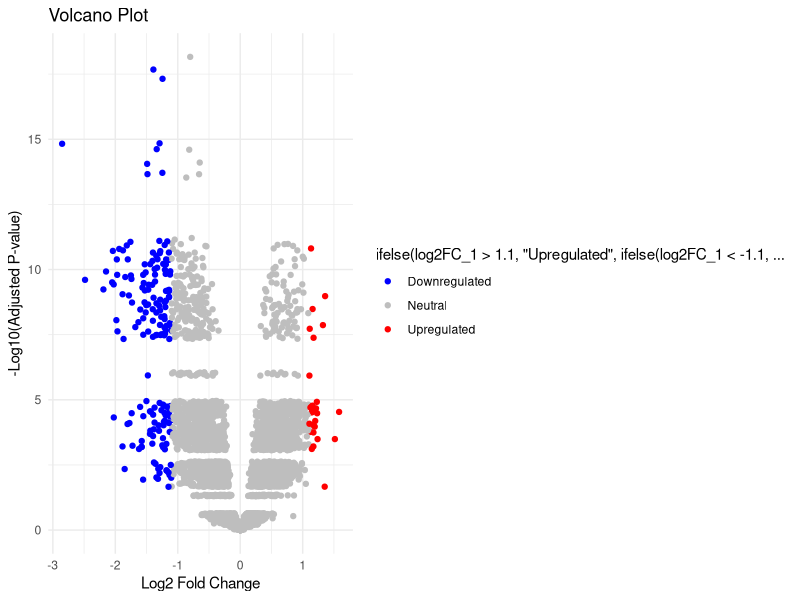
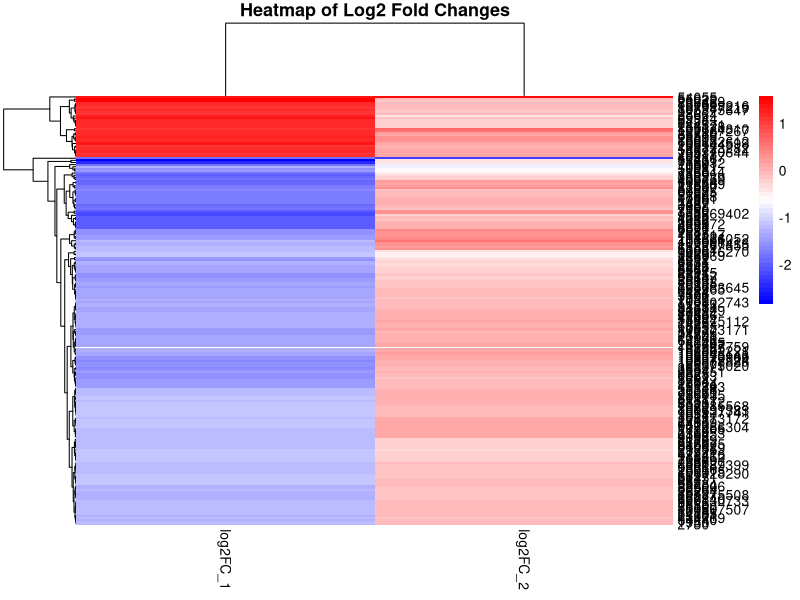
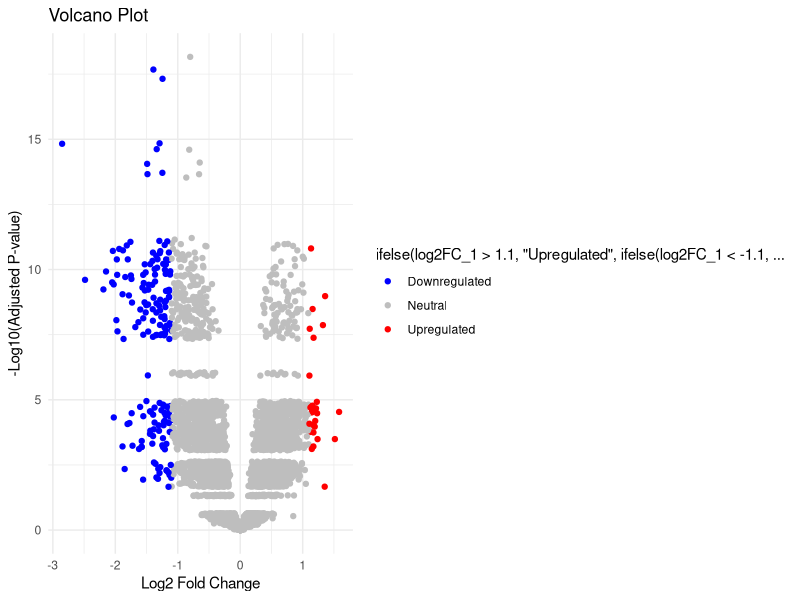
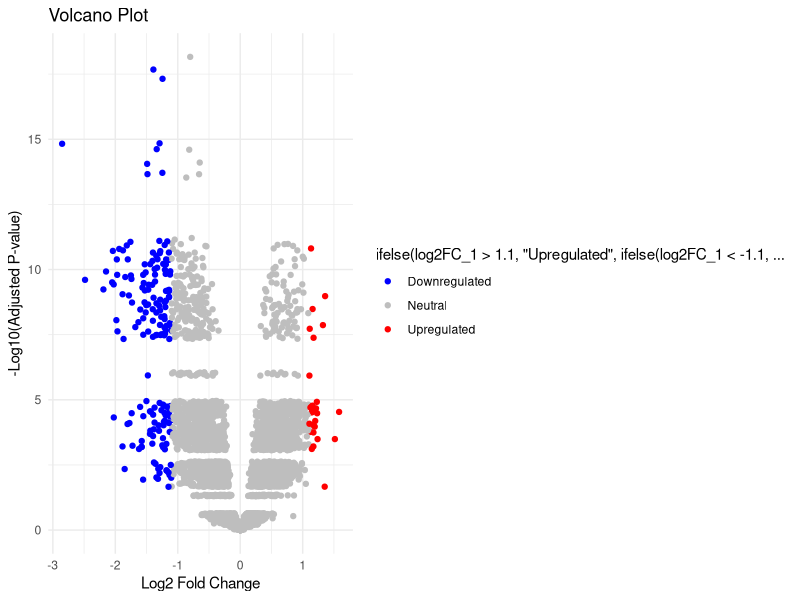

The R script that drew these images, in order:
install.packages("dplyr")   # For data manipulation
install.packages("ggplot2")  # For visualization
install.packages("pheatmap") # For heatmap visualization
install.packages("openxlsx") # For saving to Excel
# Load required libraries
library(dplyr)
library(ggplot2)
library(pheatmap)  # For heatmap visualization
library(openxlsx)   # For saving to Excel
# Set your working directory to the folder where your files are located
setwd("D:\\Advanced")  # Replace with your folder path
getwd()
# Load the data
table1 <- read.table("GSE172114.top.table.tsv", sep = "\t", header = TRUE)
table2 <- read.table("GSE137143.top.table.tsv", sep = "\t", header = TRUE)
# Standardize column names for merging
table1 <- table1 %>% rename(Gene = GeneID, log2FC_1 = log2FoldChange, p_value_1 = pvalue, padj_1 = padj)
table2 <- table2 %>% rename(Gene = GeneID, log2FC_2 = log2FoldChange, p_value_2 = pvalue, padj_2 = padj)
# Merge the two tables by Gene
merged_table <- merge(table1, table2, by = "Gene")
# Filter based on log2 fold change and create additional columns for up/down regulation
upregulated_genes <- merged_table %>%
  filter(log2FC_1 > 1.1) %>%
  mutate(Regulation = "Upregulated")
downregulated_genes <- merged_table %>%
  filter(log2FC_1 < -1.1) %>%
  mutate(Regulation = "Downregulated")
# Combine upregulated and downregulated genes into one dataframe
filtered_genes <- bind_rows(upregulated_genes, downregulated_genes)
# Save the filtered results to files
write.csv(upregulated_genes, "upregulated_genes3.csv", row.names = FALSE)
write.csv(downregulated_genes, "downregulated_genes3.csv", row.names = FALSE)
write.csv(filtered_genes, "filtered_genes3.csv", row.names = FALSE)
# Volcano Plot
ggplot(merged_table, aes(x = log2FC_1, y = -log10(padj_1))) +
  geom_point(aes(color = ifelse(log2FC_1 > 1.1, "Upregulated",
                                ifelse(log2FC_1 < -1.1, "Downregulated", "Neutral")))) +
  scale_color_manual(values = c("Upregulated" = "red", "Downregulated" = "blue", "Neutral" = "gray")) +
  labs(title = "Volcano Plot", x = "Log2 Fold Change", y = "-Log10(Adjusted P-value)") +
  theme_minimal()

# Save the Volcano Plot
ggsave("volcano_plot.png", width = 6, height = 4)
# Generate the heatmap with proper color mapping and gene selection

# Prepare data for heatmap: Select genes and log2 fold change
heatmap_data <- filtered_genes %>%
  dplyr::select(Gene, log2FC_1, log2FC_2)
rownames(heatmap_data) <- heatmap_data$Gene
heatmap_data <- heatmap_data %>%
  dplyr::select(-Gene) %>%  # Remove the Gene column
  as.matrix()


# Assign colors based on fold change for heatmap
heatmap_colors <- ifelse(heatmap_data[, 1] > 1.1, "red", 
                         ifelse(heatmap_data[, 1] < -1.1, "blue", "gray"))

# Define a custom color palette for the heatmap to match the volcano plot colors
color_palette <- colorRampPalette(c("blue", "white", "red"))(50)

# Load the tibble package to use column_to_rownames
library(tibble)

# Prepare data for heatmap: Select genes and log2 fold change
# Select columns and set rownames manually
selected_data <- filtered_genes %>%
  dplyr::select(Gene, log2FC_1, log2FC_2)

rownames(selected_data) <- selected_data$Gene  # Set rownames
selected_data <- selected_data[, -1]  # Remove the "Gene" column
heatmap_data <- as.matrix(selected_data)  # Convert to matrix

# Assign colors based on fold change for heatmap
heatmap_colors <- ifelse(heatmap_data[, 1] > 1.1, "red", 
                         ifelse(heatmap_data[, 1] < -1.1, "blue", "gray"))

# Define a custom color palette for the heatmap to match the volcano plot colors
color_palette <- colorRampPalette(c("blue", "white", "red"))(50)

# Generate the heatmap
pheatmap(heatmap_data, 
         cluster_rows = TRUE, 
         cluster_cols = TRUE, 
         show_rownames = TRUE, 
         scale = "none",  # No scaling to show raw values, similar to volcano plot
         color = color_palette,  # Use the custom color palette
         main = "Heatmap of Log2 Fold Changes")

# Save the heatmap as a file
ggsave("heatmap_plot.png", width = 6, height = 6)
